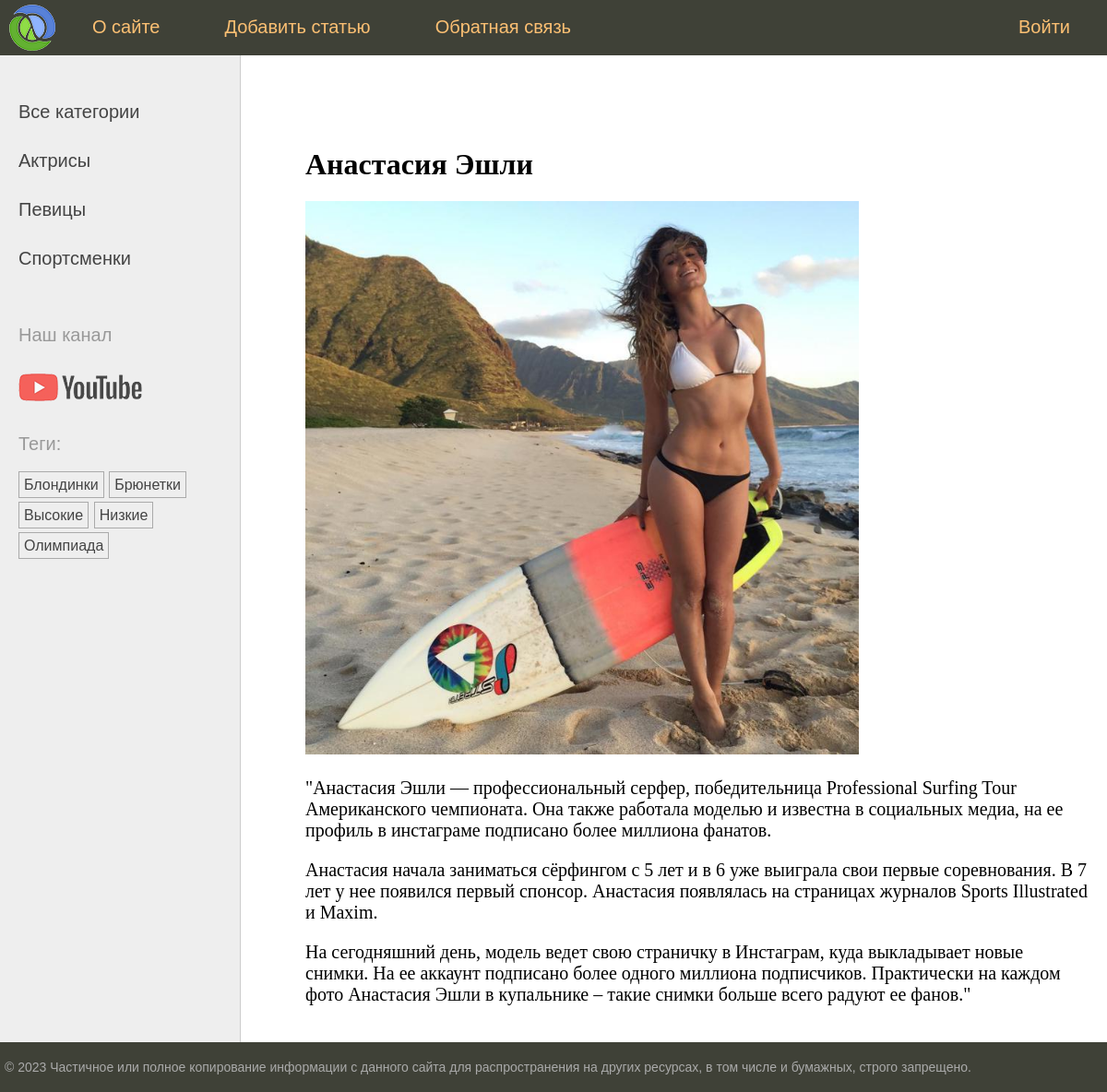
The page /post/anastasiya-eshli/ on the database its author committed.
### women/models.py (models this page shows, shortened)
class Category(models.Model):
    name = models.CharField(max_length=100, db_index=True, verbose_name="Категория")
    slug = models.SlugField(max_length=255, unique=True)
    class Meta:
        verbose_name = "Категория"
        verbose_name_plural = "Категории"
    def get_absolute_url(self):
        return reverse("category", kwargs={"cat_slug": self.slug})

class TagPost(models.Model):
    tag = models.CharField(max_length=100, db_index=True)
    slug = models.SlugField(max_length=255, unique=True, db_index=True)
    def get_absolute_url(self):
        return reverse("tag", kwargs={"tag_slug": self.slug})

class Women(models.Model):
    class Status(models.IntegerChoices):
        DRAFT = 0, "Черновик"
        PUBLISHED = 1, "Опубликовано"
    title = models.CharField(max_length=255, verbose_name="Заголовок")
    slug = models.SlugField(max_length=255, unique=True)
    photo = models.ImageField(
        upload_to="photos/%Y/%m/%d",
        default=None,
        blank=True,
        null=True,
        verbose_name="Фото",
    )
    content = models.TextField(blank=True, verbose_name="Текст статьи")
    time_create = models.DateTimeField(
        auto_now_add=True,
        verbose_name="Время создания",
    )
    time_update = models.DateTimeField(
        auto_now=True,
        verbose_name="Время изменения",
    )
    is_published = models.IntegerField(
        choices=Status.choices,
        default=Status.DRAFT,
        verbose_name="Статус",
    )
    cat = models.ForeignKey(
        "Category",
        on_delete=models.PROTECT,
        related_name="posts",
        verbose_name="Категории",
    )
    tags = models.ManyToManyField(
        "TagPost",
        blank=True,
        related_name="tags",
        verbose_name="Тэги",
    )
    husband = models.OneToOneField(
        "Husband",
        on_delete=models.SET_NULL,
        null=True,
        blank=True,
        related_name="wuman",
        verbose_name="Муж",
    )
    objects = models.Manager()
    published = PublishedModel()
    class Meta:
        verbose_name = "Известные женщины"
        verbose_name_plural = "Известные женщины"
        ordering = ["-time_create"]
        indexes = [models.Index(fields=["-time_create"])]
    def __str__(self):
        return self.title

### women/views.py (the view)
# urls.py: path("post/<slug:post_slug>/", views.ShowPost.as_view(), name="post"),
class ShowPost(DataMixin, DetailView):
    model = Women
    template_name = "women/post.html"
    slug_url_kwarg = "post_slug"
    context_object_name = "post"
    def get_object(self):
        return get_object_or_404(Women.published, slug=self.kwargs[self.slug_url_kwarg])
    def get_context_data(self, **kwargs):
        context = super().get_context_data(**kwargs)
        return self.get_mixin_context(context, title=context["post"])

### women/models.py (called while the page is built)
    def get_queryset(self) -> models.QuerySet:
        return super().get_queryset().filter(is_published=Women.Status.PUBLISHED)

### women/templatetags/women_tags.py (called while the page is built)
@register.inclusion_tag("women/list_categories.html")
def show_categories(cat_selected_id=0):
    cats = Category.objects.annotate(total=Count("posts")).filter(total__gt=0)
    return {"cats": cats, "cat_selected": cat_selected_id}

@register.inclusion_tag("women/list_tags.html")
def show_all_tags():
    tags = TagPost.objects.annotate(total=Count("tags")).filter(total__gt=0)
    return {"tags": tags}

### women/utils.py (called while the page is built)
    def get_mixin_context(self, context: dict[str, Any], **kwargs: dict[str, Any]):
        if self.title_page:
            context["title"] = self.title_page
        context["menu"] = menu
        context["cat_selected"] = None
        context.update(kwargs)
        return context

### women/templates/women/post.html (shortened to what this page needs)
{% extends "base.html" %}
{% block content %}
<h1>{{ post.title }}</h1>
{% if post.photo %}
    <p><img class="img-article_left" src="{{ post.photo.url }}"></p>
{% endif %}
{{ post.content|linebreaks }}
{% endblock %}

### women/templates/women/list_categories.html
{% for cat in cats %}
    {% if cat.id == cat_selected %}
        <li class="selected">{{ cat.name }}</li>
    {% else %}
        <li><a href="{{ cat.get_absolute_url }}">{{ cat.name }}</a></li>
    {% endif %}
{% endfor %}

### women/templates/women/list_tags.html
{% if tags %}
    Теги: </p>
    <ul class="tags-list">
        {% for t in tags %}
            <li><a href="{{ t.get_absolute_url }}">{{ t.tag }}</a></li>
        {% endfor %}
    </ul>
{% endif %}

### women/static/women/css/styles.css (style rules this page uses)
html, body { font-family: 'Arial'; margin: 0; padding: 0; height: 100%; width: 100%; color: #444; }
a { color: #0059b2; text-decoration: none; }
img { max-width: 600px; height: auto; }
.left-chapters ul { width: 230px; margin: 0; padding: 20px 10px 10px 20px; list-style: none; font-size: 20px; }
.left-chapters ul li { margin: 30px 0 0 0; color: #999; }
.left-chapters ul li a { color: #444; text-decoration: none; }
ul.tags-list { width: 100%; margin: 0; padding: 0; list-style: none; }
ul.tags-list li { margin: 0; padding: 0 0 10px; display: inline-block; }
ul.tags-list li a { padding: 5px; font-size: 16px; border: 1px solid #aaa; }
.content-text h1 { font-size: 32px; }

### rows shown on the page
Category: name "Актрисы"
Category: name "Певицы"
Category: name "Спортсменки"
TagPost: tag "Блондинки"
TagPost: tag "Брюнетки"
TagPost: tag "Высокие"
TagPost: tag "Низкие"
TagPost: tag "Олимпиада"
Women: title "Анастасия Эшли", photo (picture), content "\"Анастасия Эшли — профессиональный серфер, победительница Professional Surfing Tour Американского чемпионата. Она также работала моделью и известна в социальных медиа, на ее профиль в инстаграме подписано более миллиона фанатов. Анастасия начала заниматься сёрфингом с 5 лет и в 6 уже выиграла свои первые соревнования. В 7 лет у нее появился первый спонсор. Анастасия появлялась на страницах журналов Sports Illustrated и Maxim. На сегодняшний день, модель ведет свою страничку в Инстаграм, куда выкладывает новые снимки. На ее аккаунт подписано более одного миллиона подписчиков. Практически на каждом фото Анастасия Эшли в купальнике – такие снимки больше всего радуют ее фанов.\""

### other values the page prints
{{ m.title }} "О сайте" "Добавить статью" "Обратная связь" "Войти"
